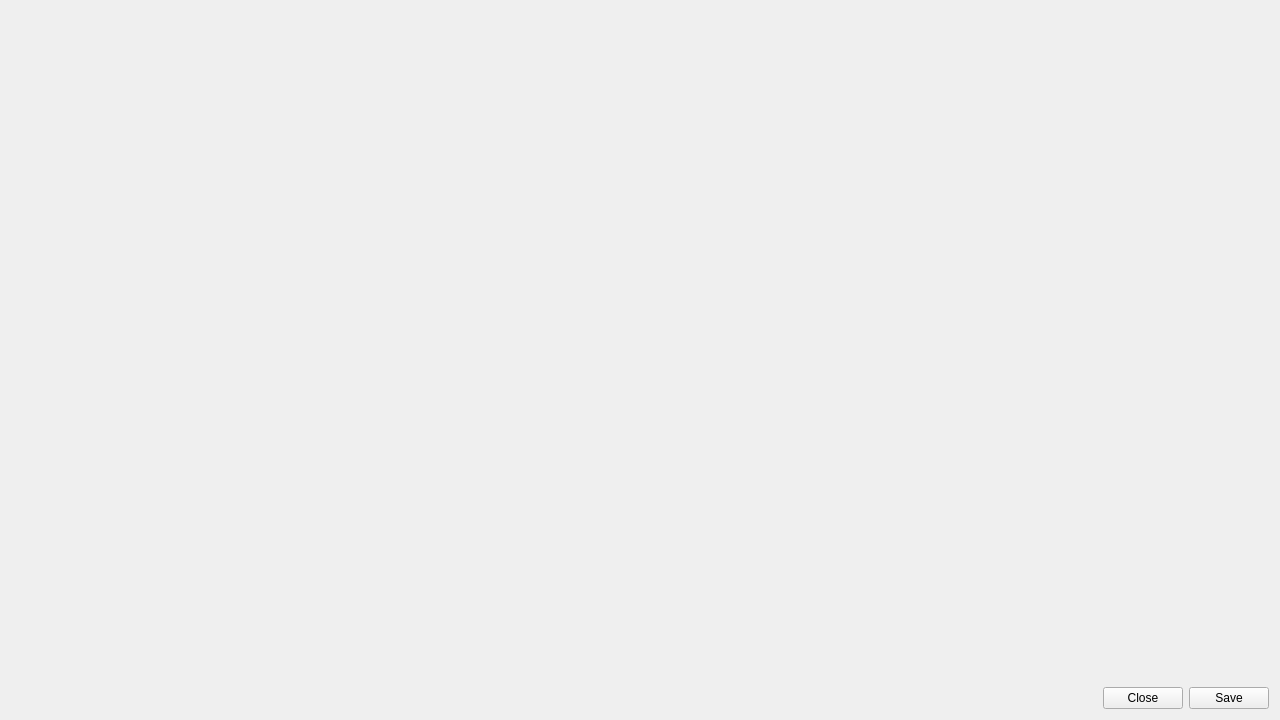
<?xml version="1.0" encoding="UTF-8"?>
<ui version="4.0">
 <class>ScreenshotWidget</class>
 <widget class="QWidget" name="ScreenshotWidget">
  <property name="geometry">
   <rect>
    <x>0</x>
    <y>0</y>
    <width>1280</width>
    <height>720</height>
   </rect>
  </property>
  <property name="windowTitle">
   <string>Form</string>
  </property>
  <layout class="QGridLayout" name="gridLayout">
   <item row="0" column="0">
    <widget class="QLabel" name="label">
     <property name="text">
      <string/>
     </property>
    </widget>
   </item>
   <item row="1" column="0">
    <widget class="QWidget" name="widget" native="true">
     <property name="sizePolicy">
      <sizepolicy hsizetype="Preferred" vsizetype="Fixed">
       <horstretch>0</horstretch>
       <verstretch>0</verstretch>
      </sizepolicy>
     </property>
     <property name="minimumSize">
      <size>
       <width>0</width>
       <height>0</height>
      </size>
     </property>
     <layout class="QHBoxLayout" name="horizontalLayout">
      <property name="leftMargin">
       <number>0</number>
      </property>
      <property name="topMargin">
       <number>0</number>
      </property>
      <property name="rightMargin">
       <number>0</number>
      </property>
      <property name="bottomMargin">
       <number>0</number>
      </property>
      <item>
       <spacer name="horizontalSpacer">
        <property name="orientation">
         <enum>Qt::Horizontal</enum>
        </property>
        <property name="sizeHint" stdset="0">
         <size>
          <width>40</width>
          <height>20</height>
         </size>
        </property>
       </spacer>
      </item>
      <item>
       <widget class="QPushButton" name="closeButton">
        <property name="text">
         <string>Close</string>
        </property>
       </widget>
      </item>
      <item>
       <widget class="QPushButton" name="saveButton">
        <property name="text">
         <string>Save</string>
        </property>
       </widget>
      </item>
     </layout>
    </widget>
   </item>
  </layout>
 </widget>
 <resources/>
 <connections/>
</ui>
